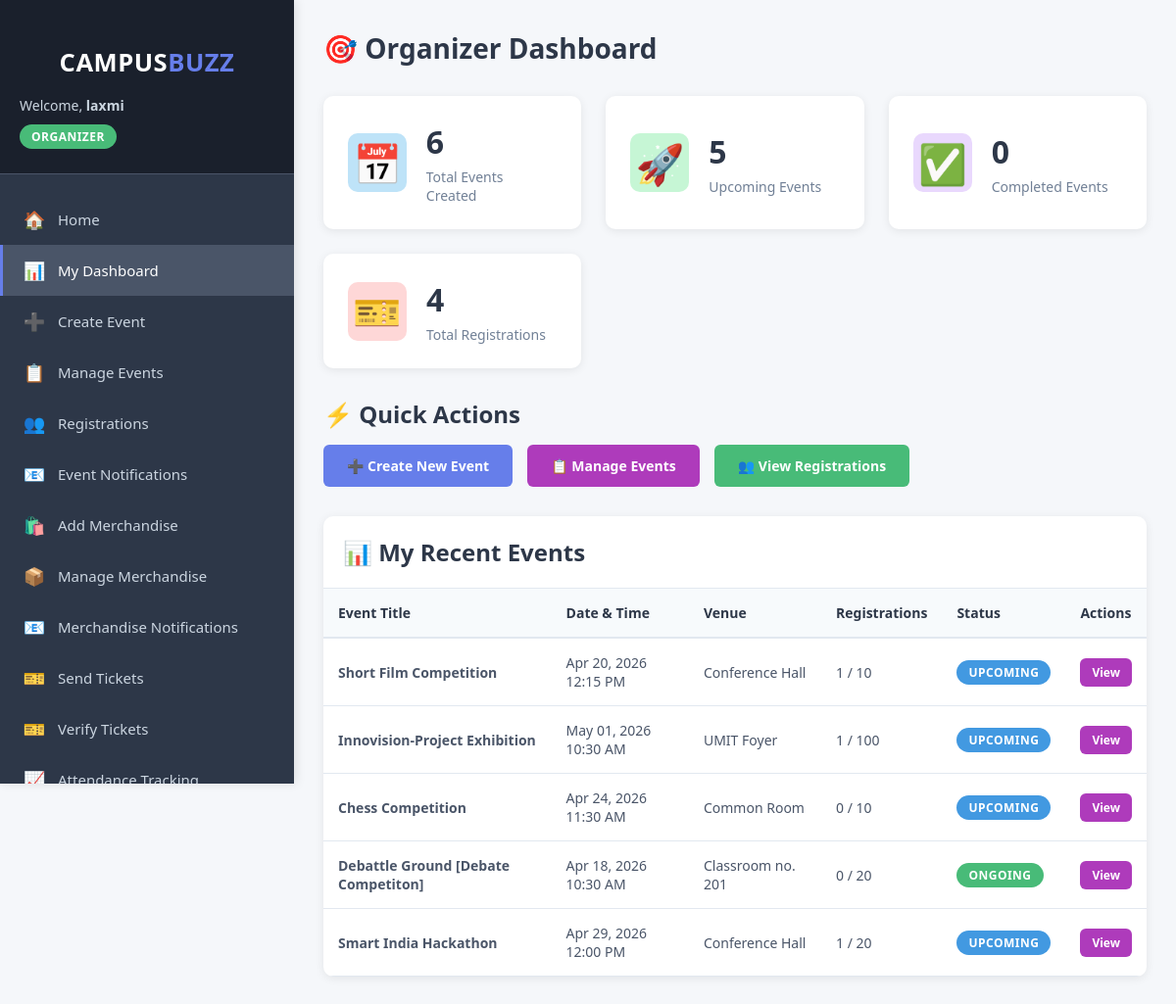
Page /organizer/dashboard.php (signed in) on the committed database.
### tables this page shows
CREATE TABLE `events` (
  `id` int(11) NOT NULL,
  `title` varchar(200) NOT NULL,
  `description` text DEFAULT NULL,
  `organizer_id` int(11) NOT NULL,
  `event_date` datetime NOT NULL,
  `venue` varchar(200) DEFAULT NULL,
  `event_type` enum('online','offline','hybrid') DEFAULT 'offline',
  `category` varchar(50) DEFAULT NULL,
  `max_participants` int(11) DEFAULT 100,
  `registration_deadline` datetime DEFAULT NULL,
  `registration_link` varchar(500) DEFAULT NULL,
  `image` varchar(255) DEFAULT NULL,
  `status` enum('upcoming','ongoing','completed','cancelled') DEFAULT 'upcoming',
  `created_at` timestamp NOT NULL DEFAULT current_timestamp(),
  `contact_info` text DEFAULT NULL
);

### organizer/dashboard.php (the view, shortened to what this page needs)
<?php
require_once '../config/database.php';
$organizer_id = $_SESSION['user_id'];
$my_events_query = "SELECT COUNT(*) as count FROM events WHERE organizer_id = $organizer_id";
$my_events = mysqli_fetch_assoc(mysqli_query($conn, $my_events_query))['count'];
$upcoming_events_query = "SELECT COUNT(*) as count FROM events WHERE organizer_id = $organizer_id AND status = 'upcoming'";
$upcoming_events = mysqli_fetch_assoc(mysqli_query($conn, $upcoming_events_query))['count'];
$completed_events_query = "SELECT COUNT(*) as count FROM events WHERE organizer_id = $organizer_id AND status = 'completed'";
$completed_events = mysqli_fetch_assoc(mysqli_query($conn, $completed_events_query))['count'];
$total_registrations_query = "SELECT COUNT(*) as count FROM registrations r
                               JOIN events e ON r.event_id = e.id
                               WHERE e.organizer_id = $organizer_id AND r.status='registered'";
$total_registrations = mysqli_fetch_assoc(mysqli_query($conn, $total_registrations_query))['count'];
$my_events_query = "SELECT e.*,
                    (SELECT COUNT(*) FROM registrations WHERE event_id = e.id AND status='registered') as registered_count
                    FROM events e
                    WHERE e.organizer_id = $organizer_id
                    ORDER BY e.created_at DESC LIMIT 5";
$my_events_result = mysqli_query($conn, $my_events_query);
?>
<!DOCTYPE html>
<html lang="en">
<head>
    <link rel="stylesheet" href="../assets/css/style.css">
</head>
<body>
    <div class="dashboard-container">
        <?php include '../includes/sidebar.php'; ?>
        <main class="main-content">
            <div class="content-header">
                <h1>🎯 Organizer Dashboard</h1>
            </div>
            <div class="dashboard-grid">
                <div class="dashboard-card">
                    <div class="card-icon blue">
                        <span>📅</span>
                    </div>
                    <div class="card-content">
                        <h3><?php echo $my_events; ?></h3>
                        <p>Total Events Created</p>
                    </div>
                </div>
                <div class="dashboard-card">
                    <div class="card-icon green">
                        <span>🚀</span>
                    </div>
                    <div class="card-content">
                        <h3><?php echo $upcoming_events; ?></h3>
                        <p>Upcoming Events</p>
                    </div>
                </div>
                <div class="dashboard-card">
                    <div class="card-icon purple">
                        <span>✅</span>
                    </div>
                    <div class="card-content">
                        <h3><?php echo $completed_events; ?></h3>
                        <p>Completed Events</p>
                    </div>
                </div>
                <div class="dashboard-card">
                    <div class="card-icon red">
                        <span>🎫</span>
                    </div>
                    <div class="card-content">
                        <h3><?php echo $total_registrations; ?></h3>
                        <p>Total Registrations</p>
                    </div>
                </div>
            </div>
            <div style="margin-top: 30px; margin-bottom: 30px;">
                <h2 style="margin-bottom: 15px; color: #2d3748;">⚡ Quick Actions</h2>
                <div style="display: flex; gap: 15px; flex-wrap: wrap;">
                    <a href="create_event.php" class="btn btn-primary">➕ Create New Event</a>
                    <a href="manage_events.php" class="btn btn-secondary">📋 Manage Events</a>
                    <a href="view_registrations.php" class="btn btn-success">👥 View Registrations</a>
                </div>
            </div>
            <div class="table-container">
                <h2 style="padding: 20px; border-bottom: 1px solid #e2e8f0; color: #2d3748;">
                    📊 My Recent Events
                </h2>
                <table>
                    <thead>
                        <tr>
                            <th>Event Title</th>
                            <th>Date & Time</th>
                            <th>Venue</th>
                            <th>Registrations</th>
                            <th>Status</th>
                            <th>Actions</th>
                        </tr>
                    </thead>
                    <tbody>
                        <?php if(mysqli_num_rows($my_events_result) > 0): ?>
                            <?php while($event = mysqli_fetch_assoc($my_events_result)): ?>
                                <tr>
                                    <td><strong><?php echo htmlspecialchars($event['title']); ?></strong></td>
                                    <td><?php echo date('M d, Y h:i A', strtotime($event['event_date'])); ?></td>
                                    <td><?php echo htmlspecialchars($event['venue']); ?></td>
                                    <td><?php echo $event['registered_count']; ?> / <?php echo $event['max_participants']; ?></td>
                                    <td>
                                        <span class="role-badge role-<?php echo $event['status'] == 'upcoming' ? 'student' : 'organizer'; ?>">
                                            <?php echo ucfirst($event['status']); ?>
                                        </span>
                                    </td>
                                    <td>
                                        <div class="action-buttons">
                                            <a href="view_registrations.php?event_id=<?php echo $event['id']; ?>"
                                               class="btn btn-sm btn-secondary">View</a>
                                        </div>
                                    </td>
                                </tr>
                            <?php endwhile; ?>
                        <?php endif; ?>
                    </tbody>
                </table>
            </div>
        </main>
    </div>
</body>
</html>

### assets/css/style.css (style rules this page uses)
* { margin: 0; padding: 0; box-sizing: border-box; }
body { font-family: 'Segoe UI', Tahoma, Geneva, Verdana, sans-serif; background: #f5f7fa; }
.btn { padding: 12px 24px; border: none; border-radius: 6px; cursor: pointer; font-size: 14px; font-weight: 600; transition: all 0.3s; text-decoration: none; display: inline-block; }
.btn-primary { background: #667eea; color: white; }
.btn-secondary { background: #ae3bbb; color: white; }
.btn-success { background: #48bb78; color: white; }
.dashboard-container { display: flex; min-height: 100vh; }
.role-badge { display: inline-block; padding: 4px 12px; border-radius: 20px; font-size: 12px; font-weight: 600; text-transform: uppercase; letter-spacing: 0.5px; }
.role-organizer { background: #48bb78; color: white; }
.role-student { background: #4299e1; color: white; }
.main-content { margin-left: 0; width: 100%; padding: 30px; padding-top: 80px; background: #f5f7fa; min-height: 100vh; transition: all 0.3s ease; }
.content-header { display: flex; justify-content: space-between; align-items: center; margin-bottom: 30px; flex-wrap: wrap; gap: 20px; }
.content-header h1 { color: #2d3748; font-size: 28px; }
.dashboard-grid { display: grid; grid-template-columns: repeat(auto-fit, minmax(250px, 1fr)); gap: 25px; margin-bottom: 30px; }
.dashboard-card { background: white; padding: 25px; border-radius: 10px; box-shadow: 0 2px 10px rgba(0, 0, 0, 0.08); display: flex; align-items: center; gap: 20px; transition: transform 0.3s, box-shadow 0.3s; }
.card-icon { font-size: 40px; width: 60px; height: 60px; display: flex; align-items: center; justify-content: center; border-radius: 10px; }
.card-icon.blue { background: #bee3f8; color: #2c5282; }
.card-icon.green { background: #c6f6d5; color: #276749; }
.card-icon.purple { background: #e9d8fd; color: #553c9a; }
.card-icon.red { background: #fed7d7; color: #c53030; }
.card-content h3 { font-size: 32px; color: #2d3748; margin-bottom: 5px; }
.card-content p { color: #718096; font-size: 14px; }
.table-container { background: white; border-radius: 10px; box-shadow: 0 2px 10px rgba(0, 0, 0, 0.08); overflow: hidden; }
table { width: 100%; border-collapse: collapse; }
table thead { background: #f7fafc; }
table th { padding: 15px; text-align: left; font-weight: 600; color: #2d3748; font-size: 14px; border-bottom: 2px solid #e2e8f0; }
table td { padding: 15px; color: #4a5568; font-size: 14px; border-bottom: 1px solid #e2e8f0; }
.action-buttons { display: flex; gap: 8px; flex-wrap: wrap; }
.btn-sm { padding: 6px 12px; font-size: 12px; }
.action-buttons .btn-sm { padding: 6px 12px; font-size: 12px; white-space: nowrap; }
@media (min-width: 1200px) { .main-content { margin-left: 300px; width: calc(100% - 300px); padding-top: 30px; } }

### rows in the picture
events: title "Short Film Competition", event_date "Apr 20, 2026 12:15 PM", venue "Conference Hall", registered_count "1", max_participants "10", status "UPCOMING"
events: title "Innovision-Project Exhibition", event_date "May 01, 2026 10:30 AM", venue "UMIT Foyer", registered_count "1", max_participants "100", status "UPCOMING"
events: title "Chess Competition", event_date "Apr 24, 2026 11:30 AM", venue "Common Room", registered_count "0", max_participants "10", status "UPCOMING"
events: title "Debattle Ground [Debate Competiton]", event_date "Apr 18, 2026 10:30 AM", venue "Classroom no. 201", registered_count "0", max_participants "20", status "ONGOING"
events: title "Smart India Hackathon", event_date "Apr 29, 2026 12:00 PM", venue "Conference Hall", registered_count "1", max_participants "20", status "UPCOMING"

### other values in the picture
$_SESSION['full_name'] "laxmi"
$_SESSION['role'] "ORGANIZER"
$my_events "6"
$upcoming_events "5"
$completed_events "0"
$total_registrations "4"
